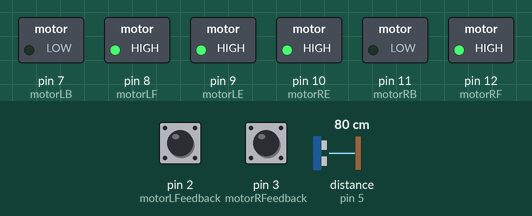
Bench run of a sketch on a simulated Arduino Uno, built with avr-gcc and run on an emulated ATmega328P. Parts: switched loads named in the sketch (green lamp = pin HIGH). Inputs (shaded band) come from the test bench; at power-on: distance to the obstacle (sensor on pin 5) 80 cm, pin 2 (motorLFeedback) HIGH, pin 3 (motorRFeedback) HIGH. The echo pulse lasts 58.3 µs per cm.

Above: at 1.2 s.
1.3 s: distance to the obstacle (sensor on pin 5) set to 22 cm
2.8 s: distance to the obstacle (sensor on pin 5) set to 18 cm
At 3.6 s:
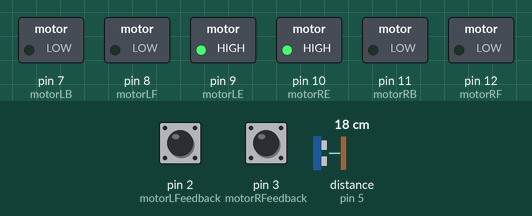
At 4.9 s:
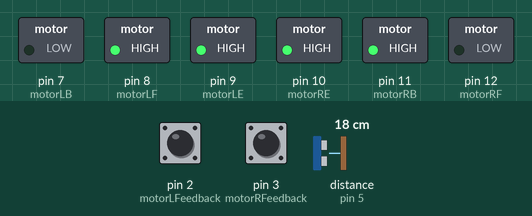
Timing chart, 0 to 6.4 s (numbered marks = the images above; inputs shaded):
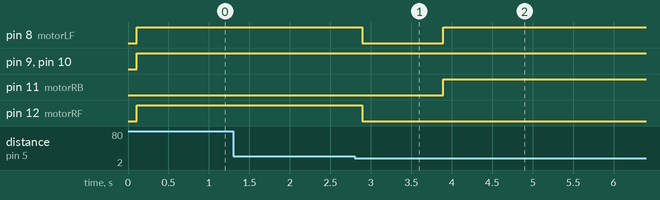

The sketch:

Straight_Line_Stop.ino
```cpp
const int motorLFeedback = 2;       //Left Motor Feedback
const int motorRFeedback = 3;       //Right Motor Feedback

volatile int leftCount = 0;
volatile int rightCount = 0;
int startingSpeed = 150;            //The starting speed is quite low and it slowly increments so as to prevent any jolting when the rover first begins to move. The actual acceleration code is within the primary loop.
int rms = startingSpeed;
int lms = startingSpeed;
int baseSpeed = 180;

#include <NewPing.h>

#define TRIGGER_PIN  4     // Arduino pin tied to trigger pin on the ultrasonic sensor.
#define ECHO_PIN     5     // Arduino pin tied to echo pin on the ultrasonic sensor.
#define MAX_DISTANCE 200   // Maximum distance we want to ping for (in centimeters). Maximum sensor distance is rated at 400-500cm.

NewPing sonar(TRIGGER_PIN, ECHO_PIN, MAX_DISTANCE); // NewPing setup of pins and maximum distance.

void leftPulse(){
    leftCount++;
}
                          //These pulses count teh interrupts caused by the motor turning. With each pulse, the left/rightCount increments. This allows us a measuring-stick of sorts for the distance travelled.
void rightPulse(){
    rightCount++;
}

void setup() {
  setupPins();

  pinMode(motorLFeedback, INPUT_PULLUP);
  pinMode(motorRFeedback, INPUT_PULLUP);
  attachInterrupt(digitalPinToInterrupt(motorLFeedback), leftPulse, RISING);
  attachInterrupt(digitalPinToInterrupt(motorRFeedback), rightPulse, RISING);

  Serial.begin(115200);
}


/*Within this loop, the rover's sensors send and receive a signal.
If the signal is received and feeds back as the object being within 20cm of the rover
then the rover stops and makes a 90-degree right turn.
*/
void loop() {
 delay(100);
 int cm = sonar.ping_cm();
 if((cm < 20) && (cm > 0)){       //If the rover's sonar returns from in between 20 and 0cms away, i.e. when an object is close, the rover stops.
  stop();                         //The rover then stops, so it doesn't crash, and we aren't charged more.
  delay(1000);
  rightTurn();                    //After a single second delay to prevent any skidding or inconsistencies, the rover then makes a turn in preparation for heading in another direction.
  delay(10000000);                //There is a long delay to ensure the rover won't start moving again.
 }
 check();                         //We keep 'check' in this particular code so that the rover head stowards any objects in a staright line.
 forward(rms, lms);
 if (startingSpeed < baseSpeed){
  startingSpeed += 2;             //This section gradually increments the starting speed of '150' until its equals the basespeed of '180'. However, this loop runs often enough that this acceleration is actaully quite quick, but still enough to prevent any jolts at the start.
 }
}


/*This is the 'check' function mentioned above, which, dependent upon the left and right count values,
will adapt the left and right motor speeds to correct the pace of the rover.*/
void check() {
  if (rightCount == leftCount) {  //When the two values are equal, the motors will be moving at their 'startingSpeed', which is equal.
    rms = startingSpeed;
    lms = startingSpeed;
  }
  if (rightCount > leftCount) {   //When the right count is greater than the left, the left motor speed is incremented until the counts are balanced out once more.
    lms = startingSpeed + 75;
    rms = startingSpeed;
  }
  if (leftCount > rightCount) {   //Much like the above 'if' statement, if the left count is too great, then the right motor speed is increased.
    rms = startingSpeed + 75;
    lms = startingSpeed;
  }
}
```

Control_Functions.ino
```cpp
// Left Pins
const int motorLE = 9;              //Left Motor Enable
const int motorLB = 7;              //Left Motor Backwards
const int motorLF = 8;              //Left Motor Forwards

// Right Pins
const int motorRE = 10;             //Right Motor Enable
const int motorRF = 12;             //Right Motor Forwards
const int motorRB = 11;             //Right Motor Backwards


void setupPins() {
  pinMode(motorLE, OUTPUT);        //These set up the motor variables as outputs.
  pinMode(motorLB, OUTPUT);        //As they're outputs, the motors on the rover will start or stop according to the code.
  pinMode(motorLF, OUTPUT);
  pinMode(motorRE, OUTPUT);
  pinMode(motorRB, OUTPUT);
  pinMode(motorRF, OUTPUT);
}

/* This function will move the rover forwards.
With this, both motors are enabled
The backwards motors are off and the forwards are on.
Therefore the rover moves forwards.*/
void forward() {
  digitalWrite(motorLE, HIGH);
  digitalWrite(motorRE, HIGH);
  digitalWrite(motorRB, LOW);
  digitalWrite(motorLB, LOW);
  digitalWrite(motorRF, HIGH);        //Having 'HIGH' and 'LOW' values sets these up to either not run, or to have the motors at their full speed of 255.
  digitalWrite(motorLF, HIGH);        //This 255 is not changeable within this.
}

void forward(int rms, int lms) {     //The use of 'rms' and 'lms' sets up the rover to be moving at the specific speeds dictated by us or the surroundings via these integer inputs of the motor speeds.
  digitalWrite(motorLE, HIGH);
  digitalWrite(motorRE, HIGH);
  digitalWrite(motorRB, LOW);
  digitalWrite(motorLB, LOW);
  analogWrite(motorRF, rms);        //Due to this being parts of the forwards function, the 'rms and 'lms' is only applied to the forward motor variables.
  analogWrite(motorLF, lms);
}


/* This function will stop the rover.
With this, both motors are enabled, however
Neither the forwards or backwards are on
so it doesn't move at all.*/
void stop() {
  digitalWrite(motorLE, HIGH);
  digitalWrite(motorRE, HIGH);
  digitalWrite(motorRB, LOW);
  digitalWrite(motorLB, LOW);
  digitalWrite(motorRF, LOW);
  digitalWrite(motorLF, LOW);     //As this is only stopping the rover, there is no need for specific speed values.
}


/*This function will move the rover backwards.
With this, both motors are enabled The backwards motors are enabled.
However the forwards aren't, resulting in a reverse.*/
void reverse() {
  digitalWrite(motorLE, HIGH);
  digitalWrite(motorRE, HIGH);
  digitalWrite(motorRB, HIGH);        //This is the generic reverse function, the reverses are simply 'HIGH' for full speed.
  digitalWrite(motorLB, HIGH);
  digitalWrite(motorRF, LOW);
  digitalWrite(motorLF, LOW);
}

void rightTurn() {                   //We've been using a right turn that is a right-angle. We've kept this as a separate function to give us the option of a right-angle or a different dictated angle to the right.
  rightTurn(812);                    //'812' is the number value we've found to consistently produce a right-angle.
}

void rightTurn(int amount){         //In comparison, the time turned is optional here and can be chnaged to fit a specific task.
  digitalWrite(motorLE, HIGH);
  digitalWrite(motorRE, HIGH);
  digitalWrite(motorRB, HIGH);
  digitalWrite(motorLB, LOW);
  digitalWrite(motorRF, LOW);
  digitalWrite(motorLF, HIGH);
  delay(amount);
}

void leftTurn() {                  //This reflects how we structured the right turn, with a particular value ('708') that we know to turn at a right-angle.
  leftTurn(708);
}

void leftTurn(int amount){
  digitalWrite(motorLE, HIGH);
  digitalWrite(motorRE, HIGH);
  digitalWrite(motorRB, LOW);
  digitalWrite(motorLB, HIGH);
  digitalWrite(motorRF, HIGH);
  digitalWrite(motorLF, LOW);
  delay(amount);
}
```

Measured:
- the behaviour switches between 20 and 19 cm on distance to the obstacle (sensor on pin 5) (found by bisection; images 0 and 1)
- after the input at 1.3 s, every drawn part: stays the same
- after the input at 2.8 s, pin 8 (motorLF): HIGH → LOW after 0.10 s, → HIGH 1.0 s later; pin 11 (motorRB): LOW → HIGH after 1.1 s; pin 12 (motorRF): HIGH → LOW after 0.10 s
